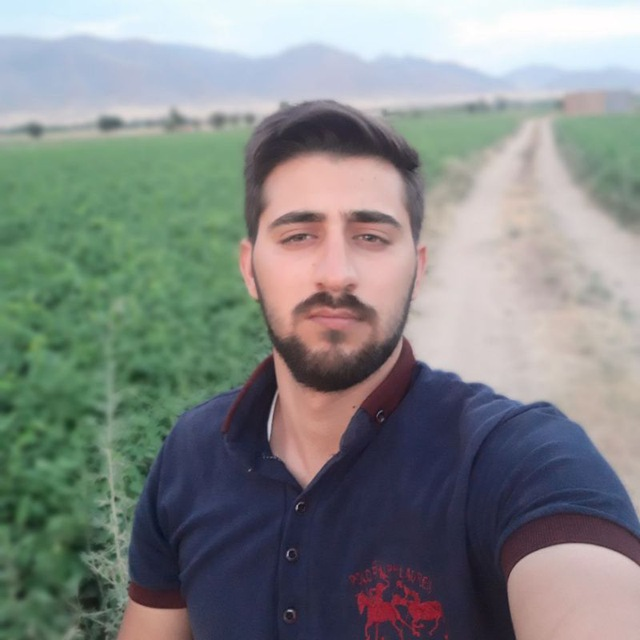
#> input picture Me.jpg, 640 x 640 px
$ python image.py
#> lines starting #> are read from the running program, lines starting #| are printed output that depends on the picture
from matplotlib import pyplot as plt
import cv2

image = cv2.imread("Me.jpg")
#> image is the input picture: shape (640, 640, 3); mean B, G, R 133.8, 135.7, 130.9
image = cv2.cvtColor(image, cv2.COLOR_BGR2RGB)
model = cv2.CascadeClassifier("model.xml")

face = model.detectMultiScale(image)
#> face = [[229, 151, 213, 213]]
print(face)
#| [[229 151 213 213]]
print(image.shape)
#| (640, 640, 3)

# image = cv2.rectangle(image, (100,100), (500,500) , (0,0,255) , 4 )
x = face[0][0]
#> x = 229
y = face[0][1]
#> y = 151
a = face[0][2]
#> a = 213
b = face[0][3]
#> b = 213

image = cv2.rectangle(image, (x,y), (x+a,y+b) , (0,0,255) , 4 )
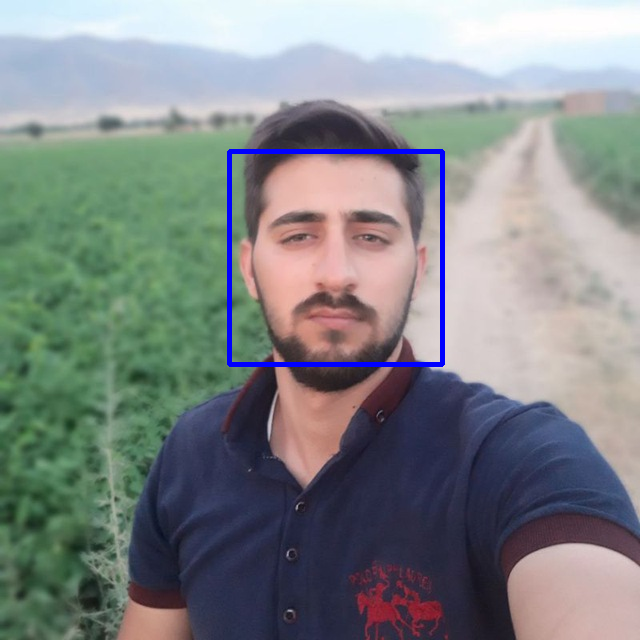
#> image: shape (640, 640, 3); mean R, G, B 129.6, 134.3, 135.3

plt.imshow(image)
plt.show()
